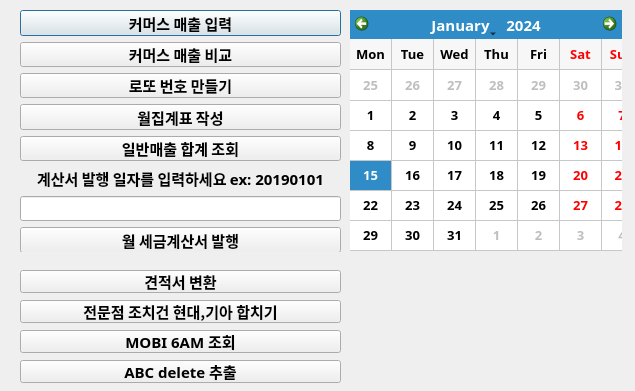
<?xml version="1.0" encoding="UTF-8"?>
<ui version="4.0">
 <class>Dialog</class>
 <widget class="QDialog" name="Dialog">
  <property name="geometry">
   <rect>
    <x>0</x>
    <y>0</y>
    <width>635</width>
    <height>391</height>
   </rect>
  </property>
  <property name="font">
   <font>
    <family>Agency FB</family>
    <pointsize>11</pointsize>
    <weight>75</weight>
    <bold>true</bold>
   </font>
  </property>
  <property name="windowTitle">
   <string>Python Work List</string>
  </property>
  <property name="layoutDirection">
   <enum>Qt::LeftToRight</enum>
  </property>
  <widget class="QWidget" name="layoutWidget">
   <property name="geometry">
    <rect>
     <x>20</x>
     <y>10</y>
     <width>321</width>
     <height>242</height>
    </rect>
   </property>
   <layout class="QVBoxLayout" name="verticalLayout">
    <item>
     <widget class="QPushButton" name="pushButton">
      <property name="toolTip">
       <string>&lt;html&gt;&lt;head/&gt;&lt;body&gt;&lt;p&gt;매출 다운로드 후 작업 할 것.&lt;/p&gt;&lt;/body&gt;&lt;/html&gt;</string>
      </property>
      <property name="text">
       <string>커머스 매출 입력</string>
      </property>
     </widget>
    </item>
    <item>
     <widget class="QPushButton" name="pushButton_2">
      <property name="text">
       <string>커머스 매출 비교</string>
      </property>
     </widget>
    </item>
    <item>
     <widget class="QPushButton" name="pushButton_3">
      <property name="text">
       <string>로또 번호 만들기</string>
      </property>
     </widget>
    </item>
    <item>
     <widget class="QPushButton" name="pushButton_4">
      <property name="text">
       <string>월집계표 작성</string>
      </property>
     </widget>
    </item>
    <item>
     <widget class="QPushButton" name="pushButton_5">
      <property name="toolTip">
       <string>&lt;html&gt;&lt;head/&gt;&lt;body&gt;&lt;p&gt;Group A, Group B, Grpup C, Group D, Group E 파일을 바탕화면에 만들어 놓고서 시작 할 것&lt;/p&gt;&lt;p&gt;작업이 끝나면 일반매출 합계표.xlsx 이 만들어 진다&lt;/p&gt;&lt;/body&gt;&lt;/html&gt;</string>
      </property>
      <property name="text">
       <string>일반매출 합계 조회</string>
      </property>
     </widget>
    </item>
    <item>
     <widget class="QLabel" name="label">
      <property name="text">
       <string>계산서 발행 일자를 입력하세요 ex: 20190101</string>
      </property>
      <property name="alignment">
       <set>Qt::AlignCenter</set>
      </property>
     </widget>
    </item>
    <item>
     <widget class="QLineEdit" name="lineEdit">
      <property name="maxLength">
       <number>8</number>
      </property>
      <property name="alignment">
       <set>Qt::AlignCenter</set>
      </property>
     </widget>
    </item>
    <item>
     <widget class="QPushButton" name="pushButton_6">
      <property name="enabled">
       <bool>true</bool>
      </property>
      <property name="toolTip">
       <string>&lt;html&gt;&lt;head/&gt;&lt;body&gt;&lt;p&gt;지금은 발행 일자를 수작업으로 입력해야 한다&lt;/p&gt;&lt;p&gt;input 함수가 error를 유발한다&lt;/p&gt;&lt;/body&gt;&lt;/html&gt;</string>
      </property>
      <property name="text">
       <string>월 세금계산서 발행</string>
      </property>
     </widget>
    </item>
   </layout>
  </widget>
  <widget class="QCalendarWidget" name="calendarWidget">
   <property name="geometry">
    <rect>
     <x>350</x>
     <y>10</y>
     <width>272</width>
     <height>241</height>
    </rect>
   </property>
   <property name="font">
    <font>
     <family>맑은 고딕</family>
     <pointsize>10</pointsize>
     <weight>75</weight>
     <bold>true</bold>
    </font>
   </property>
   <property name="gridVisible">
    <bool>true</bool>
   </property>
   <property name="verticalHeaderFormat">
    <enum>QCalendarWidget::NoVerticalHeader</enum>
   </property>
   <property name="navigationBarVisible">
    <bool>true</bool>
   </property>
   <property name="dateEditEnabled">
    <bool>true</bool>
   </property>
  </widget>
  <widget class="QPushButton" name="pushButton_7">
   <property name="geometry">
    <rect>
     <x>20</x>
     <y>270</y>
     <width>321</width>
     <height>23</height>
    </rect>
   </property>
   <property name="text">
    <string>견적서 변환</string>
   </property>
  </widget>
  <widget class="QPushButton" name="pushButton_8">
   <property name="geometry">
    <rect>
     <x>20</x>
     <y>300</y>
     <width>321</width>
     <height>23</height>
    </rect>
   </property>
   <property name="text">
    <string>전문점 조치건 현대,기아 합치기</string>
   </property>
  </widget>
  <widget class="QPushButton" name="pushButton_9">
   <property name="geometry">
    <rect>
     <x>20</x>
     <y>330</y>
     <width>321</width>
     <height>23</height>
    </rect>
   </property>
   <property name="text">
    <string>MOBI 6AM 조회</string>
   </property>
  </widget>
  <widget class="QPushButton" name="pushButton_10">
   <property name="geometry">
    <rect>
     <x>20</x>
     <y>360</y>
     <width>321</width>
     <height>23</height>
    </rect>
   </property>
   <property name="text">
    <string>ABC delete 추출</string>
   </property>
  </widget>
 </widget>
 <resources/>
 <connections/>
</ui>
